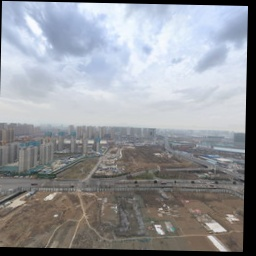
#> input picture Demos/opencv-demo/1648948125.735729.jpg, 256 x 256 px, given in place of DJI_0462Panorama_normal.jpg, which was not available
$ python panorama_test.py
#> lines starting #> are read from the running program, lines starting #| are printed output that depends on the picture; pictures that were not available may be replaced by others from this repository, and a replacement may not be noted
#coding=utf-8
import cv2
import time
import numpy as np
import math


import math
import scipy.linalg as linalg
import matplotlib as mpl
from mpl_toolkits.mplot3d import Axes3D
import matplotlib.pyplot as plt

from scipy.spatial.transform import Rotation as R


#这里使用的Python 3
def sift_kp(image):
    gray_image = cv2.cvtColor(image,cv2.COLOR_BGR2GRAY)
    sift = cv2.xfeatures2d.SIFT_create()
    kp,des = sift.detectAndCompute(image,None)
    kp_image = cv2.drawKeypoints(gray_image,kp,None)
    return kp_image,kp,des

def get_good_match(des1,des2):
    bf = cv2.BFMatcher()
    matches = bf.knnMatch(des1, des2, k=2)
    good = []
    for m, n in matches:
        if m.distance < 0.75 * n.distance:
            good.append(m)
    return good

def isRotationMatrix(R) :
    Rt = np.transpose(R)
    shouldBeIdentity = np.dot(Rt, R)
    I = np.identity(3, dtype = R.dtype)
    n = np.linalg.norm(I - shouldBeIdentity)
    return n < 1e-6


def siftImageAlignment(img1,img2, isfh=True):
   _,kp1,des1 = sift_kp(img1)
   _,kp2,des2 = sift_kp(img2)
   goodMatch = get_good_match(des1,des2)
   if len(goodMatch) > 4:
        ptsA= np.float32([kp1[m.queryIdx].pt for m in goodMatch]).reshape(-1, 1, 2)
        ptsB = np.float32([kp2[m.trainIdx].pt for m in goodMatch]).reshape(-1, 1, 2)
        ransacReprojThreshold = 4

        if isfh == True :

            # 单应映射
            H, status =cv2.findHomography(ptsA,ptsB,cv2.RANSAC,ransacReprojThreshold);
            print("is rotation matrix ")
            print( isRotationMatrix( H ) )

            x = [179, 123, 1] # 全景图中心点
            x1 = np.dot(H,x)
            print( x1.tolist() )
            print([x[i] - x1[i] for i in range(3)]) # 变换矩阵 三个轴位移的量

            imgOut = cv2.warpPerspective(img2, H, (img1.shape[1],img1.shape[0]),flags=cv2.INTER_LINEAR + cv2.WARP_INVERSE_MAP)
        else:

            # 仿射映射
            transformation_rigid_matrix, rigid_mask = cv2.estimateAffinePartial2D(ptsA, ptsB)

            x = [1024, 512, 1] # 全景图中心点
            x1 = np.dot(transformation_rigid_matrix,x)
            print( x1 )

            imgOut = cv2.warpAffine(img2, transformation_rigid_matrix , (img1.shape[1],img1.shape[0]))

            # 获得 x1 的 x 坐标
            newX = x1[0]
            ts = time.time()
            filename = '{:f}_cropped.jpg'.format(ts)

            print( img1.shape )

            if newX > 1024:
                # 往右移动
                rOffset = newX - 1024

                top=0 #
                right=img2.shape[1] - int(rOffset) # 位置
                height=img2.shape[0]
                width=img2.shape[1]
                # 裁剪坐标为[y0:y1, x0:x1]
                croped_image_1 = img2[top : (top + height) , right: (right + width)]
                croped_image_2 = img2[0 : height , 0: right]

                imgHor = np.hstack((croped_image_1, croped_image_2))

                # cropped_image = img2[ int(img1.shape[0]):int(img1.shape[1] - rOffset), int(img1.shape[0]):int(img1.shape[1])]

                # croped_image_offset = {"x":0, "y":0}
                # imgOut[croped_image_offset["y"]:croped_image_offset["y"]+croped_image.shape[0],croped_image_offset["x"]:croped_image_offset["x"]+croped_image.shape[1]] = croped_image

                cv2.imwrite(filename, imgHor)
            else:
                print("here")
                lOffset = 1024 - newX
                top=0 #
                right=int(lOffset) # 位置
                height=img1.shape[0]
                width=img1.shape[1]
                # 裁剪坐标为[y0:y1, x0:x1]
                croped_image_1 = img1[0 : height , 0: right]
                croped_image_2 = img1[top : (top + height) , right: ( width + right)]
                imgHor = np.hstack((croped_image_2, croped_image_1))
                cv2.imwrite(filename, imgHor)
                # 往左移动


        # r = R.from_quat([0, 0, np.sin(np.pi/4), np.cos(np.pi/4)])
        # print( H.tolist() )

        return imgOut #,H,status


def main():
    img1 = cv2.imread('/Users/apple/Downloads/DJI_0462Panorama_normal.jpg')
#> img1 is the input picture: shape (256, 256, 3); mean B, G, R 154.2, 149.2, 146.8
    img2 = cv2.imread('/Users/apple/Downloads/DJI_0462Panorama_mix.jpg')

    # result = siftImageAlignment(img2,img1,False)
    # newresult = siftImageAlignment(img1,img2,False)
    newresult = siftImageAlignment(img2,img1,False)
#> in sift_kp, `gray_image = cv2.cvtColor(image,cv2.COLOR_BGR2GRAY)`:
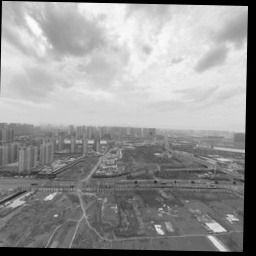
#> gray_image: shape (256, 256); min 0, max 251, mean 149.1
#> in sift_kp, `kp,des = sift.detectAndCompute(image,None)`: kp = 317 keypoints; strongest (x, y, size): (221, 248, 5.4), (243, 151, 2.2), (238, 54, 12.9), (243, 130, 4.4)
#> in sift_kp, `kp_image = cv2.drawKeypoints(gray_image,kp,None)`:
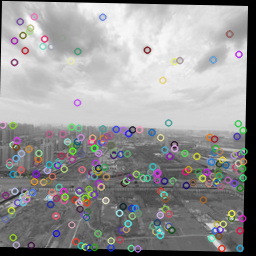
#> kp_image: shape (256, 256, 3); mean of channels 0, 1, 2 150, 149.7, 150.1; drawn as B, G, R
#> in siftImageAlignment, `_,kp1,des1 = sift_kp(img1)`: kp1 has the same summary as kp in sift_kp
#> in sift_kp (call 2), `kp_image = cv2.drawKeypoints(gray_image,kp,None)`:
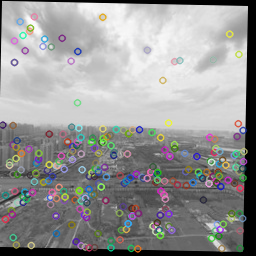
#> kp_image: shape (256, 256, 3); mean of channels 0, 1, 2 149.3, 149.6, 149.6; drawn as B, G, R
#> in siftImageAlignment, `_,kp2,des2 = sift_kp(img2)`: kp2 has the same summary as kp in sift_kp
#> in get_good_match, `matches = bf.knnMatch(des1, des2, k=2)`: matches = 317 matches
#> in siftImageAlignment, `ptsA= np.float32([kp1[m.queryIdx].pt for m in goodMatch]).reshape(-1, ..`: ptsA = 317 rows, first 8: [2.34, 124.5], [5, 218.8], [5.16, 194.9], [9.04, 164.8], [9.04, 164.8], [9.25, 161.7], [10.92, 210], [11.82, 214.1]
#> in siftImageAlignment, `ptsB = np.float32([kp2[m.trainIdx].pt for m in goodMatch]).reshape(-1,..`: ptsB has the same summary as ptsA
#> in siftImageAlignment, `transformation_rigid_matrix, rigid_mask = cv2.estimateAffinePartial2D(..`: transformation_rigid_matrix = [[1, 0, 0], [0, 1, 0]]; rigid_mask = 317 values from 1 to 1
#> in siftImageAlignment, `x1 = np.dot(transformation_rigid_matrix,x)`: x1 = [1024, 512]
#| [1024.  512.]
#> in siftImageAlignment, `newX = x1[0]`: newX = 1024
#| (256, 256, 3)
#> in siftImageAlignment, `lOffset = 1024 - newX`: lOffset = 0
#> in siftImageAlignment, `croped_image_1 = img1[0 : height , 0: right]`: croped_image_1 = empty array
    # newresult = siftImageAlignment(result, img1,False)


    ts = time.time()
    filename = '{:f}.jpg'.format(ts)
    cv2.imwrite(filename, newresult)

    '''
    allImg = np.concatenate((img1,img2,result),axis=1)
    cv2.namedWindow('Result',cv2.WINDOW_NORMAL)
    cv2.imshow('Result',allImg)
    cv2.waitKey(0)
    '''

if __name__ == "__main__":
    main()
    # calculate_new_center_point()
